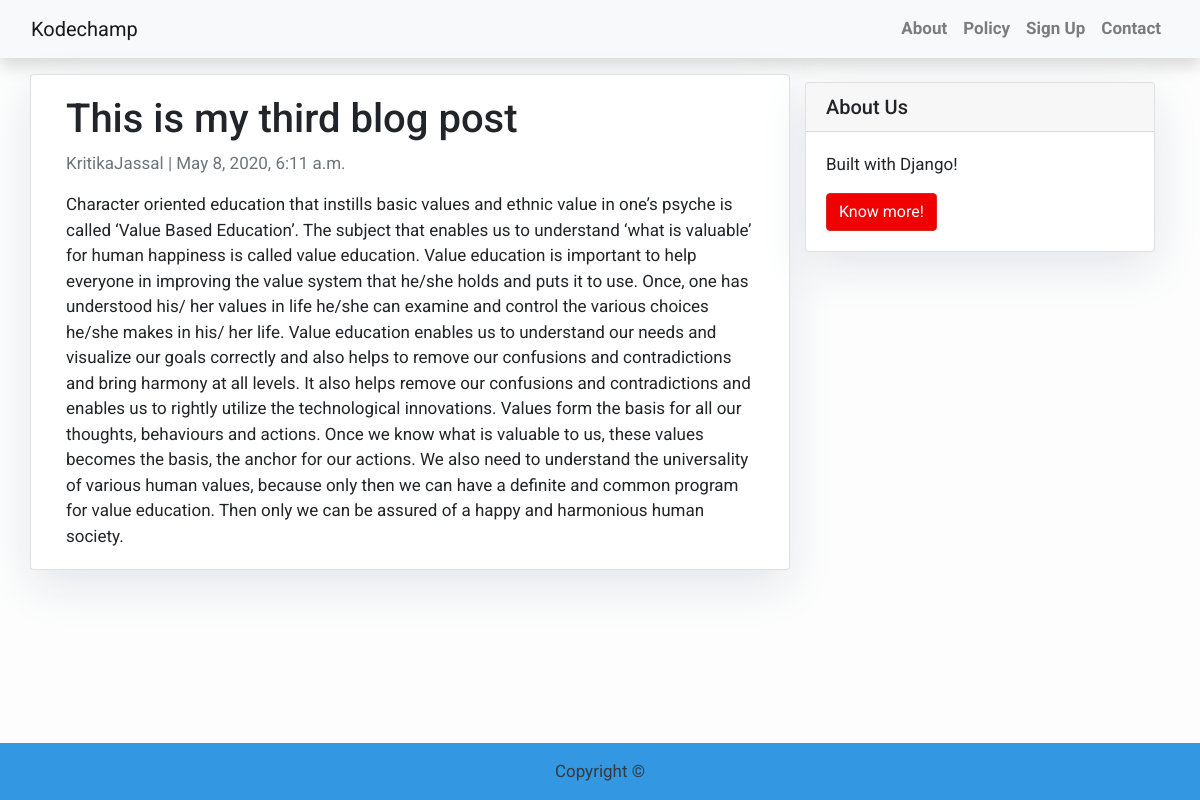
The page /my-third-blog-post on the database its author committed.
### blog/models.py (models this page shows, shortened)
class Post(models.Model):
    title=models.CharField(max_length=200,unique=True)
    slug=models.SlugField(max_length=200,unique=True)
    author=models.ForeignKey(User,on_delete=models.CASCADE,related_name='blog_posts')
    updated_on=models.DateTimeField(auto_now=True)
    content=models.TextField()
    created_on=models.DateTimeField(auto_now_add=True)
    status=models.IntegerField(choices=STATUS,default=0)
    class Meta:
        ordering=['-created_on']

### blog/views.py (the view)
# urls.py: path('<slug:slug>', views.PostDetail.as_view(), name='post_detail'),
class PostDetail(generic.DetailView):
    model = Post
    template_name = 'blog/post_detail.html'  # detail about each blog post will be on post_detail.html

### blog/templates/blog/post_detail.html
{% extends 'blog/base.html' %}
{% block content %}
<div class="container">
    <div class="row">
        <div class="col-md-8 card mb-4 mt-3 left top">
            <div class="card-body">
                <h1>{% block title %} {{ object.title }} {% endblock title %}</h1>
                <p class="text-muted"> {{ post.author }} | {{ post.created_on }} </p>
                <p class="card-text"> {{ object.content }}</p>
            </div>
        </div>
        {% block sidebar %} {% include 'blog/sidebar.html' %} {% endblock sidebar %}
    </div>
</div>
{% endblock content %}

### blog/templates/blog/base.html (style rules this page uses)
body { font-family: "Roboto", sans-serif; font-size: 17px; background-color: #fdfdfd; }

### blog/templates/blog/sidebar.html (style rules this page uses)
.card { box-shadow: 0 16px 48px #E3E7EB; }

### rows shown on the page
Post: title "This is my third blog post", author "KritikaJassal", created_on "May 8, 2020, 6:11 a.m.", content "Character oriented education that instills basic values and ethnic value in one’s psyche is called ‘Value Based Education’. The subject that enables us to understand ‘what is valuable’ for human happiness is called value education. Value education is important to help everyone in improving the value system that he/she holds and puts it to use. Once, one has understood his/ her values in life he/she can examine and control the various choices he/she makes in his/ her life. Value education enables us to understand our needs and visualize our goals correctly and also helps to remove our confusions and contradictions and bring harmony at all levels. It also helps remove our confusions and…"
